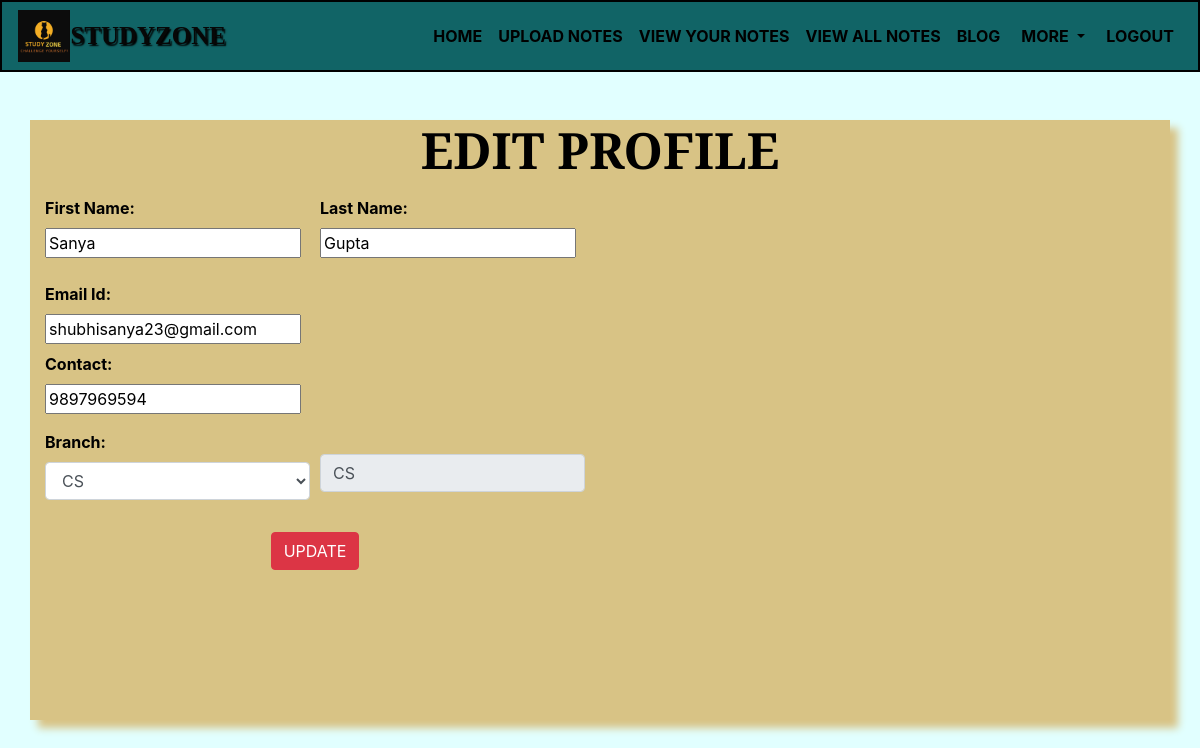
The page /edit_profile (signed in) on the database its author committed.
### notes/models.py (models this page shows, shortened)
class Signup(models.Model):
    user=models.ForeignKey(User,on_delete=models.CASCADE)
    contact=models.CharField(max_length=10)
    branch=models.CharField(max_length=30)
    role=models.CharField(max_length=15)

### notes/views.py (the view, shortened to what this page needs)
# urls.py: path('edit_profile', edit_profile, name='edit_profile'),
def edit_profile(request):
    if not request.user.is_authenticated:
        return redirect('login')
    user = User.objects.get(id=request.user.id)
    data = Signup.objects.get(user=user)
    error = False
    d = {'data': data, 'user': user, 'error': error}
    return render(request, 'edit_profile.html', d)

### notes/templates/edit_profile.html (shortened to what this page needs)
{% extends 'user_nav.html' %}
{% block body %}
{% load static%}
<body id="bodycss">
    <div class="container my-4"
        style="background-color:#d8c385; color: black; box-shadow: 8px 8px 8px #d8c385; height: 75%; width: 100%;">
        <h2 class="text-center mt-5 my-3" style="font-family: 'Cinzel', serif;font-size: 50px;"><b>EDIT PROFILE</b></h2>
        <div class="row">
            <div class="col-md-6 edit">
                <form method="post">
                    <div class="form-row">
                        <div class="form-group col-md-6">
                            <label><b>First Name:</b></label>
                            <input type="text" class="form_control" value="{{data.user.first_name}}" name="firstname">
                        </div>
                        <div class="form-group col-md-6">
                            <label><b>Last Name:</b></label>
                            <input type="text" class="form_control" value="{{data.user.last_name}}" name="lastname">
                        </div>
                    </div>
                    <div class="form-row">
                        <div class="form-group col-md-12 my-2">
                            <label><B>Email Id:</b></label><br>
                            <input type="text" class="form_control" value="{{data.user.username}}" name="emailid"
                                readonly>
                        </div>
                    </div>
                    <div class="form-row">
                        <div class="form-group col-md-12">
                            <label><B>Contact:</B></label><br>
                            <input type="text" class="form_control" value="{{data.contact}}" name="contact">
                        </div>
                    </div>
                    <div class="form-row">
                        <div class="form-group col-md-6">
                            <label><b>Branch:</B></label><br>
                            <select class="form-control" name="branch">
                                <option value="CS">CS</option>
                            </select>
                        </div>
                        <div class="form-group col-md-6">
                            <br>
                            <input type="text" value="{{data.branch}}" class="form-control" readonly>
                        </div>
                    </div>
                    <center><input type="submit" class="btn btn-danger mt-3" value="UPDATE"></center>
                </form>
            </div>
        </div>
    </div>
</body>
{% endblock %}

### notes/templates/edit_profile.html (style rules this page uses)
#bodycss { background-color: rgb(225, 255, 255); }
.edit form { border-radius: 0; }

### rows shown on the page
Signup: firstname "Sanya", lastname "Gupta", emailid "shubhisanya23@gmail.com", contact "9897969594", branch "CS"
